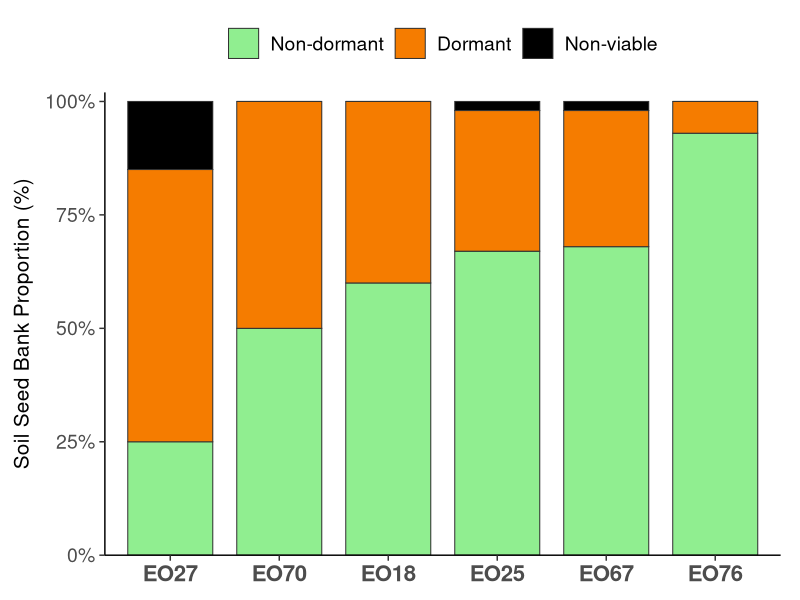
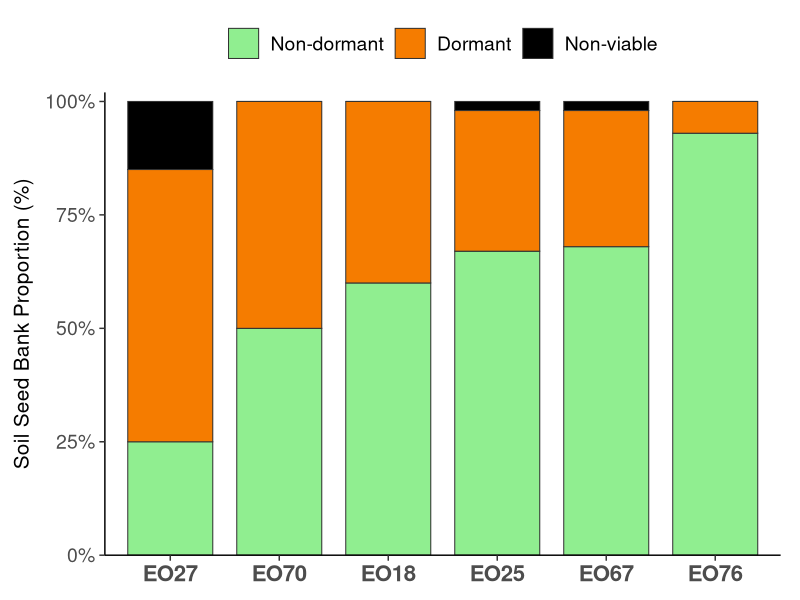

These charts were generated, in order, by the following R code:
#!/usr/bin/env Rscript
# =============================================================================
# SRK_dormancy_barplot_presentation.R — slide-ready dormancy stacked bars
# =============================================================================
#
# Six EOs (27, 70, 18, 25, 67, 76) shown as stacked composition of:
#   * non-dormant (green)
#   * dormant     (red; = PD + PH merged from PVA DORMANCY_SPLIT)
#   * non-viable  (black)
#
# Source values are the visual estimates already used in the PVA simulator
# (SRK_TP1_pva_v17_maternal_dormancy.py :: DORMANCY_SPLIT). EO70 — for which
# no germination assay exists — is overridden to a 50/50 non-dormant/dormant
# placeholder per the presentation brief.
#
# Bars are ordered by non-dormant fraction ascending (worst → best).
#
# Output:
#   figures/presentation/SRK_dormancy_barplot.{png,pdf}   9 x 7 in
# =============================================================================

suppressPackageStartupMessages({
  library(dplyr)
  library(tidyr)
  library(ggplot2)
})

PRES_DIR    <- "figures/presentation"
PRES_WIDTH  <- 9
PRES_HEIGHT <- 7

COL_ND <- "#90EE90"   # non-dormant — R "lightgreen", matches original figure
COL_D  <- "#f57c00"   # dormant     — orange (PD + PH merged); avoids drift-red clash
COL_NV <- "#000000"   # non-viable  — black

# (non_dormant, dormant, non_viable) — dormant = PD + PH from DORMANCY_SPLIT.
# EO70 is the user-supplied placeholder (no assay data).
raw <- tribble(
  ~EO,    ~non_dormant, ~dormant, ~non_viable,
  "EO27", 0.25,         0.60,     0.15,
  "EO70", 0.50,         0.50,     0.00,
  "EO18", 0.60,         0.40,     0.00,
  "EO25", 0.67,         0.31,     0.02,
  "EO67", 0.68,         0.30,     0.02,
  "EO76", 0.93,         0.07,     0.00
)

eo_order <- raw %>% arrange(non_dormant) %>% pull(EO)

long <- raw %>%
  pivot_longer(c(non_dormant, dormant, non_viable),
               names_to = "category", values_to = "fraction") %>%
  mutate(
    EO       = factor(EO, levels = eo_order),
    category = factor(category,
                      levels = c("non_viable", "dormant", "non_dormant"),
                      labels = c("Non-viable", "Dormant", "Non-dormant"))
  )

g <- ggplot(long, aes(x = EO, y = fraction, fill = category)) +
  geom_col(position = "stack", width = 0.78, colour = "grey20",
           linewidth = 0.35) +
  scale_fill_manual(values = c("Non-dormant" = COL_ND,
                                "Dormant"     = COL_D,
                                "Non-viable"  = COL_NV),
                    breaks = c("Non-dormant", "Dormant", "Non-viable"),
                    name = NULL) +
  scale_y_continuous(labels = scales::percent_format(accuracy = 1),
                     expand = expansion(mult = c(0, 0.02))) +
  labs(x = NULL, y = "Soil Seed Bank Proportion (%)") +
  theme_classic(base_size = 16) +
  theme(
    legend.position   = "top",
    legend.text       = element_text(size = 14),
    legend.key.size   = unit(0.8, "cm"),
    axis.text.x       = element_text(size = 16, face = "bold"),
    axis.text.y       = element_text(size = 14),
    axis.title.y      = element_text(size = 15, margin = margin(r = 8)),
    axis.line         = element_line(linewidth = 0.5),
    axis.ticks        = element_line(linewidth = 0.5),
    plot.margin       = margin(12, 14, 10, 10)
  )

dir.create(PRES_DIR, recursive = TRUE, showWarnings = FALSE)
ggsave(file.path(PRES_DIR, "SRK_dormancy_barplot.png"), g,
       width = PRES_WIDTH, height = PRES_HEIGHT, dpi = 300)
ggsave(file.path(PRES_DIR, "SRK_dormancy_barplot.pdf"), g,
       width = PRES_WIDTH, height = PRES_HEIGHT)
cat("Wrote dormancy presentation barplot (PNG + PDF) to ", PRES_DIR, "\n", sep = "")
